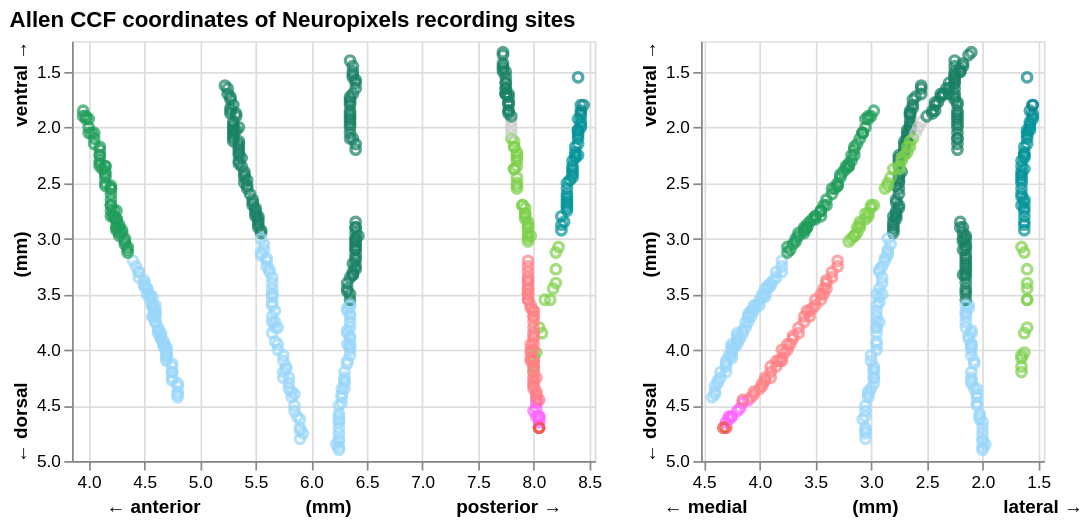

Notebook code for this chart:
### Markdown cell above
Hover over the points below to see their brain region:

### Code cell
with alt.renderers.enable('default'):
    display(pynwb_utils.plot_ccf_coordinates(units_df))

### Figure 1 — Vega-Lite specification as saved in the notebook (floating-point values rounded to 4 significant figures; data arrays with more than 128 entries replaced by an {"elided": "..."} marker saying what was removed)
{"config": {"view": {"continuousWidth": 300, "continuousHeight": 300}}, "hconcat": [{"mark": {"type": "point"}, "encoding": {"color": {"field": "structure", "legend": null, "scale": {"domain": ["AUDp", "AUDpo", "CA1", "CA3", "CP", "DG", "FF", "LGd", "MB", "MGd", "MGm", "MGv", "MOp", "PoT", "SPFp", "SSp", "SSs", "TH", "VISal", "fp", "or", "out of brain"], "range": ["#019399", "#019399", "#7ED04B", "#7ED04B", "#98D6F9", "#7ED04B", "#F2483B", "#FF8084", "#FF64FF", "#FF8084", "#FF8084", "#FF8084", "#1F9D5A", "#FF8084", "#FF8084", "#188064", "#188064", "#FF7080", "#08858C", "#CCCCCC", "#CCCCCC", "#999999"]}, "type": "nominal"}, "tooltip": [{"field": "structure", "type": "nominal"}, {"field": "name", "type": "nominal"}, {"field": "unit_id", "type": "nominal"}, {"field": "is_qc_pass", "type": "nominal"}, {"field": "electrode_group_name", "type": "nominal"}], "x": {"axis": {"title": "← anterior                    (mm)                    posterior →"}, "field": "ccf_ap", "scale": {"domain": [3.85, 8.55], "nice": false}, "type": "quantitative"}, "y": {"axis": {"title": "← dorsal                    (mm)                    ventral →"}, "field": "ccf_dv", "scale": {"domain": [1.225, 5.0], "nice": false, "reverse": true}, "type": "quantitative"}}, "height": 245, "width": 305}, {"mark": {"type": "point"}, "encoding": {"color": {"field": "structure", "legend": null, "scale": {"domain": ["AUDp", "AUDpo", "CA1", "CA3", "CP", "DG", "FF", "LGd", "MB", "MGd", "MGm", "MGv", "MOp", "PoT", "SPFp", "SSp", "SSs", "TH", "VISal", "fp", "or", "out of brain"], "range": ["#019399", "#019399", "#7ED04B", "#7ED04B", "#98D6F9", "#7ED04B", "#F2483B", "#FF8084", "#FF64FF", "#FF8084", "#FF8084", "#FF8084", "#1F9D5A", "#FF8084", "#FF8084", "#188064", "#188064", "#FF7080", "#08858C", "#CCCCCC", "#CCCCCC", "#999999"]}, "type": "nominal"}, "tooltip": [{"field": "structure", "type": "nominal"}, {"field": "name", "type": "nominal"}, {"field": "unit_id", "type": "nominal"}, {"field": "is_qc_pass", "type": "nominal"}, {"field": "electrode_group_name", "type": "nominal"}], "x": {"axis": {"title": "← medial                    (mm)                    lateral →"}, "field": "ccf_ml", "scale": {"domain": [1.45, 4.525], "nice": false, "reverse": true}, "type": "quantitative"}, "y": {"axis": {"title": "← dorsal                    (mm)                    ventral →"}, "field": "ccf_dv", "scale": {"domain": [1.225, 5.0], "nice": false, "reverse": true}, "type": "quantitative"}}, "height": 245, "width": 200}], "data": {"name": "data-b9aa1134db4cfc73f0a7f8fc51942890"}, "title": "Allen CCF coordinates of Neuropixels recording sites", "$schema": "https://vega.github.io/schema/vega-lite/v6.4.1.json", "datasets": {"data-b9aa1134db4cfc73f0a7f8fc51942890": {"elided": "477 records"}}}
